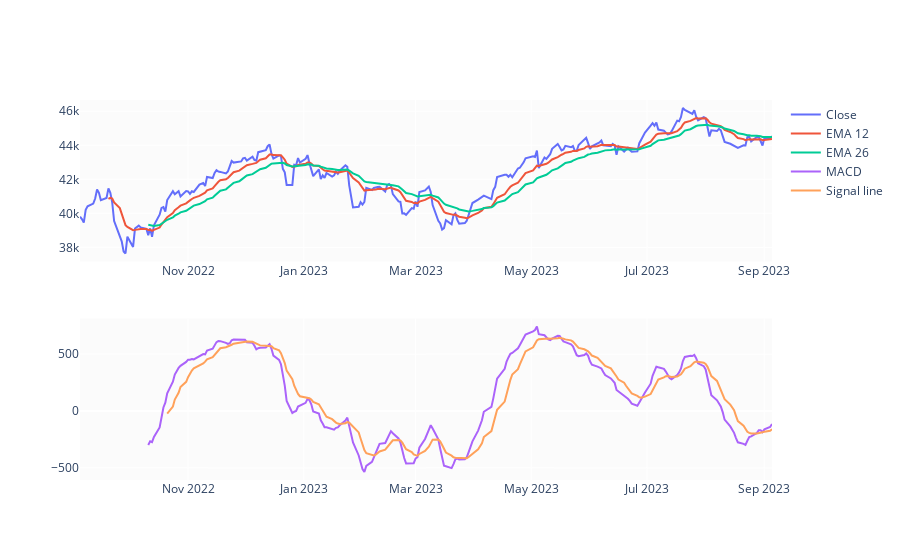

This figure's notebook cell:
### Markdown cell above
#### MACD

### Code cell
EMA_12 = pd.Series(df['Close'].ewm(span=12, min_periods=12).mean())
EMA_26 = pd.Series(df['Close'].ewm(span=26, min_periods=26).mean())
df['MACD'] = pd.Series(EMA_12 - EMA_26)
df['MACD_signal'] = pd.Series(df.MACD.ewm(span=9, min_periods=9).mean())

fig = make_subplots(rows=2, cols=1)
fig.add_trace(go.Scatter(x=df.Date, y=df.Close, name='Close'), row=1, col=1)
fig.add_trace(go.Scatter(x=df.Date, y=EMA_12, name='EMA 12'), row=1, col=1)
fig.add_trace(go.Scatter(x=df.Date, y=EMA_26, name='EMA 26'), row=1, col=1)
fig.add_trace(go.Scatter(x=df.Date, y=df['MACD'], name='MACD'), row=2, col=1)
fig.add_trace(go.Scatter(x=df.Date, y=df['MACD_signal'], name='Signal line'), row=2, col=1)
fig.show()

### Figure 1 — Plotly figure (JSON) as saved in the notebook; plotly's stock layout.template omitted (floating-point values rounded to 4 significant figures; data arrays with more than 128 entries replaced by an {"elided": "..."} marker saying what was removed)
{"data": [{"name": "Close", "type": "scatter", "x": {"elided": "250 str values"}, "xaxis": "x", "y": {"elided": "250 float values"}, "yaxis": "y"}, {"name": "EMA 12", "type": "scatter", "x": {"elided": "250 str values"}, "xaxis": "x", "y": {"elided": "250 float values"}, "yaxis": "y"}, {"name": "EMA 26", "type": "scatter", "x": {"elided": "250 str values"}, "xaxis": "x", "y": {"elided": "250 float values"}, "yaxis": "y"}, {"name": "MACD", "type": "scatter", "x": {"elided": "250 str values"}, "xaxis": "x2", "y": {"elided": "250 float values"}, "yaxis": "y2"}, {"name": "Signal line", "type": "scatter", "x": {"elided": "250 str values"}, "xaxis": "x2", "y": {"elided": "250 float values"}, "yaxis": "y2"}], "layout": {"xaxis": {"anchor": "y", "domain": [0, 1]}, "xaxis2": {"anchor": "y2", "domain": [0, 1]}, "yaxis": {"anchor": "x", "domain": [0.575, 1]}, "yaxis2": {"anchor": "x2", "domain": [0, 0.425]}}}
